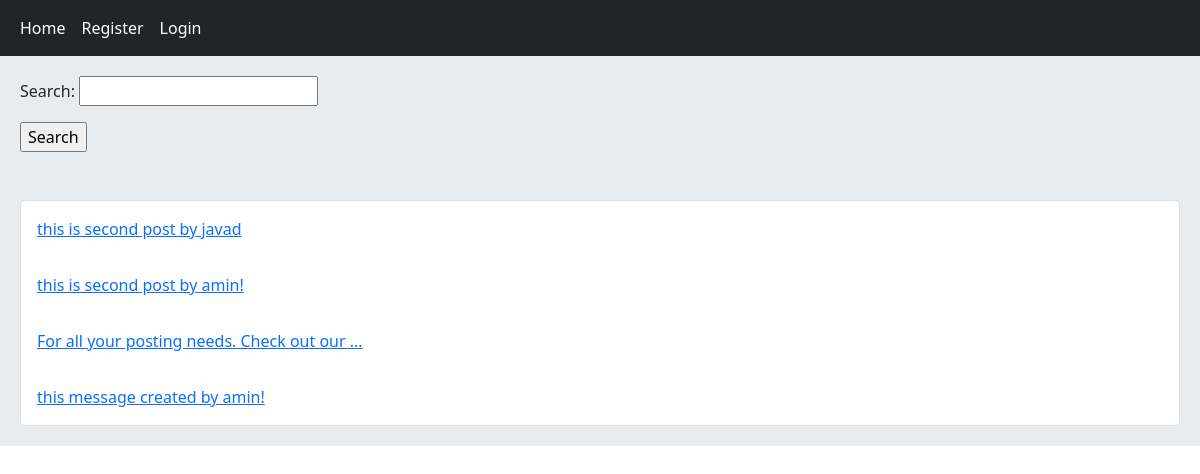
The page / on the database its author committed.
### home/models.py (models this page shows, shortened)
class Post(models.Model):
    user = models.ForeignKey(User, on_delete=models.CASCADE, related_name='posts')
    body = models.TextField()
    slug = models.SlugField()
    title = models.CharField(max_length=100, null=True, blank=True)
    created = models.DateTimeField(auto_now_add=True)
    updated = models.DateTimeField(auto_now=True)
    class Meta:
        ordering = ('-created',)
    def get_absolute_url(self):
        return reverse('home:post_detail', args=(self.id, self.slug))

### home/views.py (the view)
# urls.py: path('', views.HomeView.as_view(), name='home'),
class HomeView(View):
    form_class = PostSearchForm
    def get(self, request):
        posts = Post.objects.all()
        if request.GET.get('search'):
            posts = posts.filter(body__contains=request.GET['search'])
        return render(request, 'home/index.html', {'posts': posts, 'form': self.form_class})

### home/templates/home/index.html (shortened to what this page needs)
{% extends 'base.html' %}
{% block content %}
    <form action="" method="get" novalidate>
        {{ form.as_p }}
        <input type="submit" value="Search">
    </form><br><br>
    <div class="card">
        {% for post in posts %}
            <a href="{{ post.get_absolute_url }}" class="card-body">{{ post.body|truncatewords:8 }}</a>
        {% endfor %}
    </div>
{% endblock %}

### rows shown on the page
Post: body "this is second post by javad"
Post: body "this is second post by amin!"
Post: body "For all your posting needs. Check out our …"
Post: body "this message created by amin!"
